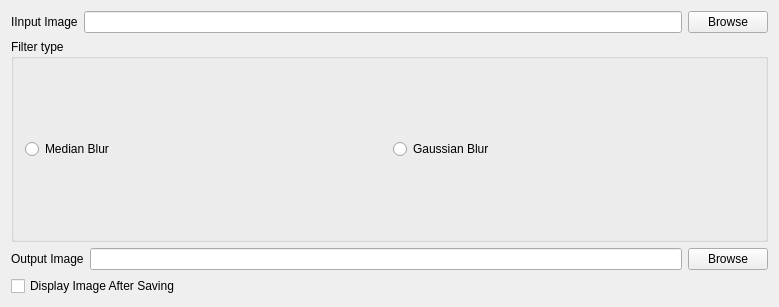
<?xml version="1.0" encoding="UTF-8"?>
<ui version="4.0">
 <class>MainWindow</class>
 <widget class="QMainWindow" name="MainWindow">
  <property name="geometry">
   <rect>
    <x>0</x>
    <y>0</y>
    <width>779</width>
    <height>307</height>
   </rect>
  </property>
  <property name="windowTitle">
   <string>Hello_Qt_OpenCV</string>
  </property>
  <widget class="QWidget" name="centralWidget">
   <property name="cursor">
    <cursorShape>ArrowCursor</cursorShape>
   </property>
   <property name="mouseTracking">
    <bool>false</bool>
   </property>
   <layout class="QVBoxLayout" name="verticalLayout">
    <item>
     <layout class="QHBoxLayout" name="topHorizontalLayout">
      <item>
       <widget class="QLabel" name="inputLabel">
        <property name="text">
         <string>IInput Image</string>
        </property>
       </widget>
      </item>
      <item>
       <widget class="QLineEdit" name="inputLineEdit"/>
      </item>
      <item>
       <widget class="QPushButton" name="inputPushButton">
        <property name="text">
         <string>Browse</string>
        </property>
       </widget>
      </item>
     </layout>
    </item>
    <item>
     <widget class="QGroupBox" name="filterTypeGroupBox">
      <property name="title">
       <string>Filter type</string>
      </property>
      <layout class="QHBoxLayout" name="horizontalLayout_3">
       <item>
        <widget class="QRadioButton" name="medianBlurRadioButton">
         <property name="text">
          <string>Median Blur</string>
         </property>
        </widget>
       </item>
       <item>
        <widget class="QRadioButton" name="gaussianBlurRadioButton">
         <property name="text">
          <string>Gaussian Blur</string>
         </property>
        </widget>
       </item>
      </layout>
     </widget>
    </item>
    <item>
     <layout class="QHBoxLayout" name="bottomHorizontalLayout">
      <item>
       <widget class="QLabel" name="outputLabel">
        <property name="text">
         <string>Output Image</string>
        </property>
       </widget>
      </item>
      <item>
       <widget class="QLineEdit" name="outputLineEdit"/>
      </item>
      <item>
       <widget class="QPushButton" name="outputPushButton">
        <property name="text">
         <string>Browse</string>
        </property>
       </widget>
      </item>
     </layout>
    </item>
    <item>
     <widget class="QCheckBox" name="displayImageCheckBox">
      <property name="text">
       <string>Display Image After Saving</string>
      </property>
     </widget>
    </item>
   </layout>
  </widget>
 </widget>
 <layoutdefault spacing="6" margin="11"/>
 <resources/>
 <connections/>
</ui>
